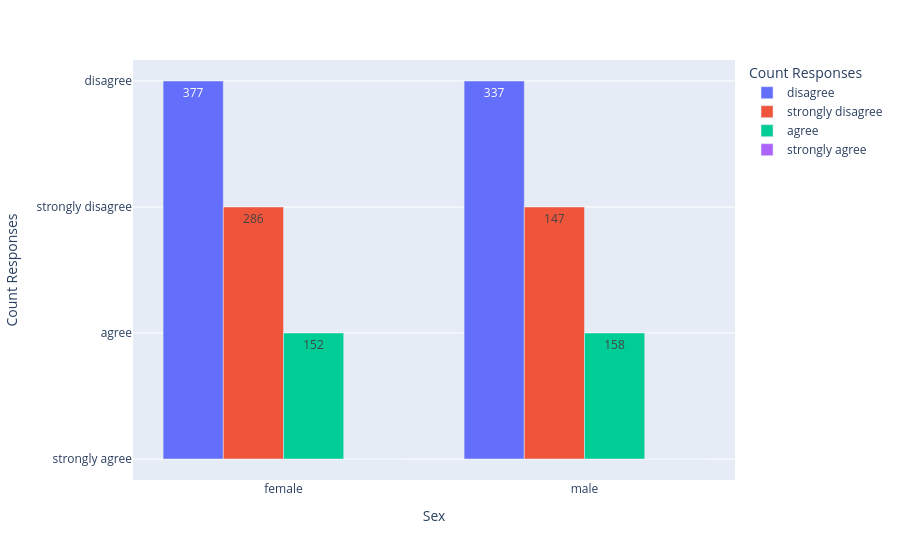

Notebook cell for this chart:
### Code cell
barplot = px.bar(gss_barplot, x='sex', y='male_breadwinner', color='male_breadwinner', barmode='group', labels={
    'sex': 'Sex',
    'male_breadwinner': 'Count Responses'
}, text='count')

barplot.update(layout=dict(title=dict(x=0.5)))

### Figure 1 — Plotly figure (JSON) as saved in the notebook; plotly's stock layout.template omitted (floating-point values rounded to 4 significant figures)
{"data": [{"alignmentgroup": "True", "hovertemplate": "Count Responses=%{y}<br>Sex=%{x}<br>count=%{text}<extra></extra>", "legendgroup": "disagree", "marker": {"color": "#636efa", "pattern": {"shape": ""}}, "name": "disagree", "offsetgroup": "disagree", "orientation": "v", "showlegend": true, "text": [377.0, 337.0], "textposition": "auto", "type": "bar", "x": ["female", "male"], "xaxis": "x", "y": ["disagree", "disagree"], "yaxis": "y"}, {"alignmentgroup": "True", "hovertemplate": "Count Responses=%{y}<br>Sex=%{x}<br>count=%{text}<extra></extra>", "legendgroup": "strongly disagree", "marker": {"color": "#EF553B", "pattern": {"shape": ""}}, "name": "strongly disagree", "offsetgroup": "strongly disagree", "orientation": "v", "showlegend": true, "text": [286.0, 147.0], "textposition": "auto", "type": "bar", "x": ["female", "male"], "xaxis": "x", "y": ["strongly disagree", "strongly disagree"], "yaxis": "y"}, {"alignmentgroup": "True", "hovertemplate": "Count Responses=%{y}<br>Sex=%{x}<br>count=%{text}<extra></extra>", "legendgroup": "agree", "marker": {"color": "#00cc96", "pattern": {"shape": ""}}, "name": "agree", "offsetgroup": "agree", "orientation": "v", "showlegend": true, "text": [152.0, 158.0], "textposition": "auto", "type": "bar", "x": ["female", "male"], "xaxis": "x", "y": ["agree", "agree"], "yaxis": "y"}, {"alignmentgroup": "True", "hovertemplate": "Count Responses=%{y}<br>Sex=%{x}<br>count=%{text}<extra></extra>", "legendgroup": "strongly agree", "marker": {"color": "#ab63fa", "pattern": {"shape": ""}}, "name": "strongly agree", "offsetgroup": "strongly agree", "orientation": "v", "showlegend": true, "text": [48.0, 40.0], "textposition": "auto", "type": "bar", "x": ["female", "male"], "xaxis": "x", "y": ["strongly agree", "strongly agree"], "yaxis": "y"}], "layout": {"barmode": "group", "legend": {"title": {"text": "Count Responses"}, "tracegroupgap": 0}, "margin": {"t": 60}, "title": {"x": 0.5}, "xaxis": {"anchor": "y", "domain": [0, 1], "title": {"text": "Sex"}}, "yaxis": {"anchor": "x", "categoryarray": ["strongly agree", "agree", "strongly disagree", "disagree"], "categoryorder": "array", "domain": [0, 1], "title": {"text": "Count Responses"}}}}
